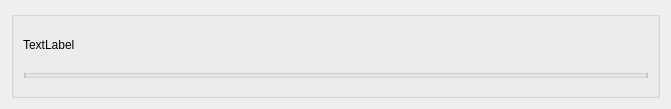
<?xml version="1.0" encoding="UTF-8"?>
<ui version="4.0">
 <class>INFORMATIONCLASS</class>
 <widget class="QWidget" name="INFORMATIONCLASS">
  <property name="geometry">
   <rect>
    <x>0</x>
    <y>0</y>
    <width>671</width>
    <height>109</height>
   </rect>
  </property>
  <property name="minimumSize">
   <size>
    <width>100</width>
    <height>0</height>
   </size>
  </property>
  <property name="maximumSize">
   <size>
    <width>16777215</width>
    <height>16777215</height>
   </size>
  </property>
  <property name="windowTitle">
   <string>Form</string>
  </property>
  <layout class="QVBoxLayout" name="verticalLayout_3">
   <property name="sizeConstraint">
    <enum>QLayout::SetMinAndMaxSize</enum>
   </property>
   <item>
    <widget class="QGroupBox" name="classe">
     <property name="title">
      <string/>
     </property>
     <property name="flat">
      <bool>false</bool>
     </property>
     <layout class="QVBoxLayout" name="verticalLayout_2">
      <item>
       <layout class="QHBoxLayout" name="horizontalLayout">
        <item>
         <widget class="QLabel" name="descriptif">
          <property name="minimumSize">
           <size>
            <width>350</width>
            <height>0</height>
           </size>
          </property>
          <property name="text">
           <string>TextLabel</string>
          </property>
         </widget>
        </item>
        <item>
         <widget class="QLabel" name="value">
          <property name="minimumSize">
           <size>
            <width>200</width>
            <height>25</height>
           </size>
          </property>
          <property name="maximumSize">
           <size>
            <width>16777215</width>
            <height>25</height>
           </size>
          </property>
          <property name="text">
           <string/>
          </property>
         </widget>
        </item>
       </layout>
      </item>
      <item>
       <layout class="QHBoxLayout" name="horizontalLayout_2">
        <item>
         <widget class="QGroupBox" name="subClasse">
          <property name="minimumSize">
           <size>
            <width>615</width>
            <height>25</height>
           </size>
          </property>
          <property name="title">
           <string/>
          </property>
          <property name="flat">
           <bool>false</bool>
          </property>
          <layout class="QVBoxLayout" name="verticalLayout">
           <property name="spacing">
            <number>2</number>
           </property>
           <property name="sizeConstraint">
            <enum>QLayout::SetMinAndMaxSize</enum>
           </property>
           <property name="leftMargin">
            <number>15</number>
           </property>
           <property name="topMargin">
            <number>0</number>
           </property>
           <property name="bottomMargin">
            <number>0</number>
           </property>
           <item>
            <layout class="QVBoxLayout" name="subClasseLayout">
             <property name="sizeConstraint">
              <enum>QLayout::SetMinAndMaxSize</enum>
             </property>
            </layout>
           </item>
          </layout>
         </widget>
        </item>
       </layout>
      </item>
     </layout>
    </widget>
   </item>
  </layout>
 </widget>
 <resources/>
 <connections/>
</ui>
